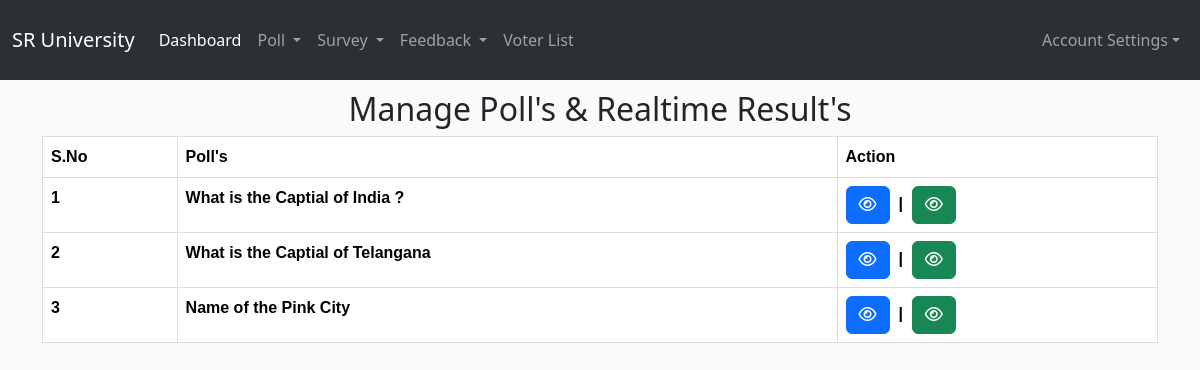
Screenshot of /SR University/manage_poll_list/ (signed in) with the database file from the repository.
### accounts/models.py (models this page shows, shortened)
class Organization(models.Model):
    name = models.CharField(max_length=100)
    admin = models.OneToOneField(User, on_delete=models.CASCADE)
    role = models.CharField(max_length=100)
    id_number = models.CharField(max_length=100, blank=True, null=True)
    department = models.CharField(max_length=100, blank=True, null=True)
    id_proof = models.ImageField(upload_to='id_proofs/', blank=True, null=True)

class Poll(models.Model):
    question = models.CharField(max_length=255)
    start_time = models.DateTimeField()
    end_time = models.DateTimeField()
    admin = models.ForeignKey(User, on_delete=models.CASCADE)

### VotingProject/views.py (the view)
# urls.py: path('<str:org_name>/manage_poll_list/',views.manage_poll_list,name='manage_poll_list'),
def manage_poll_list(request,org_name):
    polls = Poll.objects.filter(admin=request.user)
    username=request.user.username
    org=Organization.objects.get(admin__username=username)
    context={'org':org,'org_name': org_name,'polls':polls}
    return render(request, 'org/manage_poll_list.html', context)

### templates/org/manage_poll_list.html (shortened to what this page needs)
{% extends 'org/org_base.html' %} {% block content %}
<div class="container">
  <h2 style="text-align: center; margin-top: 10px">Manage Poll's & Realtime Result's</h2>
  <table class="table table-hover">
    <tr>
      <th>S.No</th>
      <th>Poll's</th>
      <th>Action</th>
    </tr>
    {% for poll in polls %}
    <tr>
      <th>{{ forloop.counter}}</th>
      <th>{{ poll.question }}</th>
      <th>
        <a href="{% url 'vote' org_name=org_name poll_id=poll.id %}" class="btn btn-primary"
          ><i class="fa fa-eye" aria-hidden="true"></i
        ></a> &nbsp;|&nbsp;
        <a href="{% url 'poll_results' org_name=org_name poll_id=poll.id %}" class="btn btn-success"><i class="fa fa-eye" aria-hidden="true"></i
        ></a>
      </th>
    </tr>
    {% endfor %}
  </table>
</div>
{% endblock %}

### templates/org/org_base.html (shortened to what this page needs)
{% load static %}
<!DOCTYPE html>
<html lang="en">
  <head>
    <link
      href="https://cdn.jsdelivr.net/npm/bootstrap@5.3.3/dist/css/bootstrap.min.css"
      rel="stylesheet"
    />
    <link
      href="https://getbootstrap.com/docs/5.3/assets/css/docs.css"
      rel="stylesheet"
    />
    <link rel="stylesheet" href="{% static 'assets/css/admin.css' %}" />
    <link
      href="https://maxcdn.bootstrapcdn.com/font-awesome/4.3.0/css/font-awesome.min.css"
      rel="stylesheet"
    />
  </head>
  <body>
    <section>
      <nav
        class="navbar navbar-expand-lg bg-body-tertiary"
        data-bs-theme="dark"
        style="padding-top: 20px; padding-bottom: 20px"
      >
        <div class="container-fluid">
          <a class="navbar-brand" href="#">{{org.name}}</a>
          <div
            class="collapse navbar-collapse justify-content-between"
            id="navbarNavDropdown"
          >
            <ul class="navbar-nav">
              <li class="nav-item">
                <a
                  class="nav-link active"
                  aria-current="page"
                  href="{% url 'org_dashboard' org_name=org_name %}"
                  >Dashboard</a
                >
              </li>
              <li class="nav-item dropdown">
                <a
                  class="nav-link dropdown-toggle"
                  href="#"
                  role="button"
                  data-bs-toggle="dropdown"
                  aria-expanded="false"
                >
                  Poll
                </a>
              </li>
              <li class="nav-item dropdown">
                <a
                  class="nav-link dropdown-toggle"
                  href="#"
                  role="button"
                  data-bs-toggle="dropdown"
                  aria-expanded="false"
                >
                  Survey
                </a>
              </li>
              <li class="nav-item dropdown">
                <a
                  class="nav-link dropdown-toggle"
                  href="#"
                  role="button"
                  data-bs-toggle="dropdown"
                  aria-expanded="false"
                >
                  Feedback
                </a>
                <li class="nav-item">
                <a
                  class="nav-link"
                  aria-current="page"
                  href="{% url 'voter_list' org_name=org_name %}"
                  >Voter List</a
                >
              </li>
              </li>
            </ul>
            <ul class="navbar-nav">
              <li class="nav-item dropdown">
                <a
                  class="nav-link dropdown-toggle"
                  href="#"
                  role="button"
                  data-bs-toggle="dropdown"
                  aria-expanded="false"
                  >Account Settings</a
                >
              </li>
            </ul>
          </div>
        </div>
      </nav>
    </section>
    {% block content %}{% endblock %}
  </body>
</html>

### static/assets/css/admin.css (style rules this page uses)
body { margin-top:0px; background:#FAFAFA; }

### templates/org/manage_poll_list.html (style rules this page uses)
table { font-family: arial, sans-serif; border-collapse: collapse; width: 100%; }
td, th { border: 1px solid #dddddd; text-align: left; padding: 8px; }
tr:nth-child(even) { background-color: #dddddd; }

### rows the page displays
Organization: name "SR University"
Poll: question "What is the Captial of India ?"
Poll: question "What is the Captial of Telangana"
Poll: question "Name of the Pink City"
